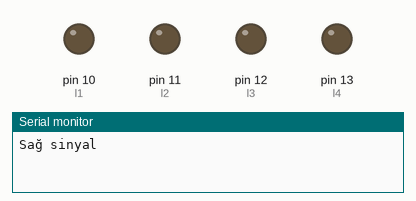
A sketch run on a simulated Arduino Uno, built with avr-gcc and run on an emulated ATmega328P. Parts: output pins drawn as LEDs (lit = HIGH), the last lines printed to the serial monitor. Pins used as bus, display or sensor lines are not drawn.

Above: at 0.8 s.
At 1.67 s:
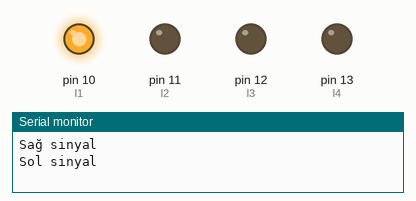
At 1.77 s:
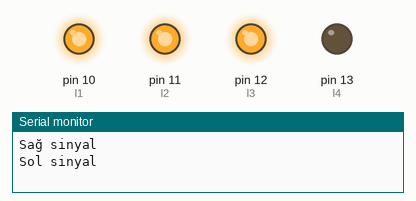
At 5.02 s:
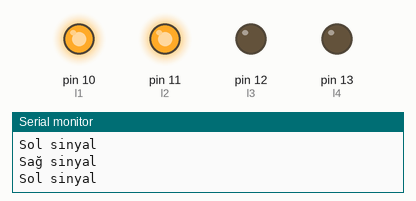
At 5.3 s:
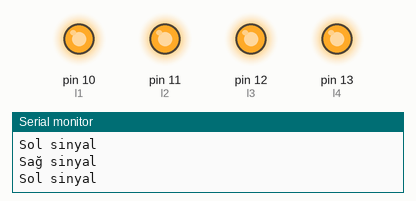
Timing chart, 0 to 7.6 s (numbered marks = the images above):
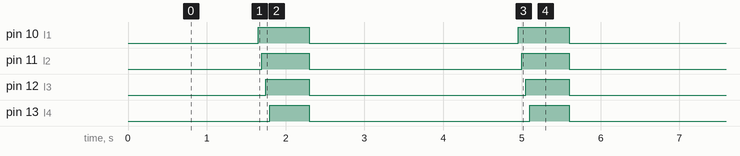

The sketch:

arabaSinyalV2.ino
```cpp
 int l1=10, l2=11,l3=12,l4=13;
 int r1=9, r2=8,r3=7,r4=6;

void setup()
{
pinMode(l1,OUTPUT);  pinMode(l2,OUTPUT);
  pinMode(l3,OUTPUT);  pinMode(l4,OUTPUT);

  pinMode(r1,OUTPUT);  pinMode(r2,OUTPUT);
  pinMode(r3,OUTPUT);  pinMode(r4,OUTPUT);

  Serial.begin(9600);
}


void loop()
{
 sagYak();
  delay(1000);

  solYak();
  delay(1000);
  }

void sagYak(){
  Serial.println("Sağ sinyal");

digitalWrite(r1,1);delay(50);
  digitalWrite(r2,1);delay(50);
  digitalWrite(r3,1);delay(50);
  digitalWrite(r4,1);delay(500);

  digitalWrite(r1,0);
  digitalWrite(r2,0);
  digitalWrite(r3,0);
  digitalWrite(r4,0);
  }

void solYak(){
   Serial.println("Sol sinyal");
  digitalWrite(l1,1);delay(50);
  digitalWrite(l2,1);delay(50);
  digitalWrite(l3,1);delay(50);
  digitalWrite(l4,1);delay(500);
    digitalWrite(l1,0);
  digitalWrite(l2,0);
  digitalWrite(l3,0);
  digitalWrite(l4,0);
  }
```

Measured:
- by itself, pin 10 (l1): alternates HIGH for 0.65 s and LOW for 2.7 s
- by itself, pin 11 (l2): alternates HIGH for 0.60 s and LOW for 2.7 s
- by itself, pin 12 (l3): alternates HIGH for 0.55 s and LOW for 2.8 s
- by itself, pin 13 (l4): alternates HIGH for 0.50 s and LOW for 2.8 s
